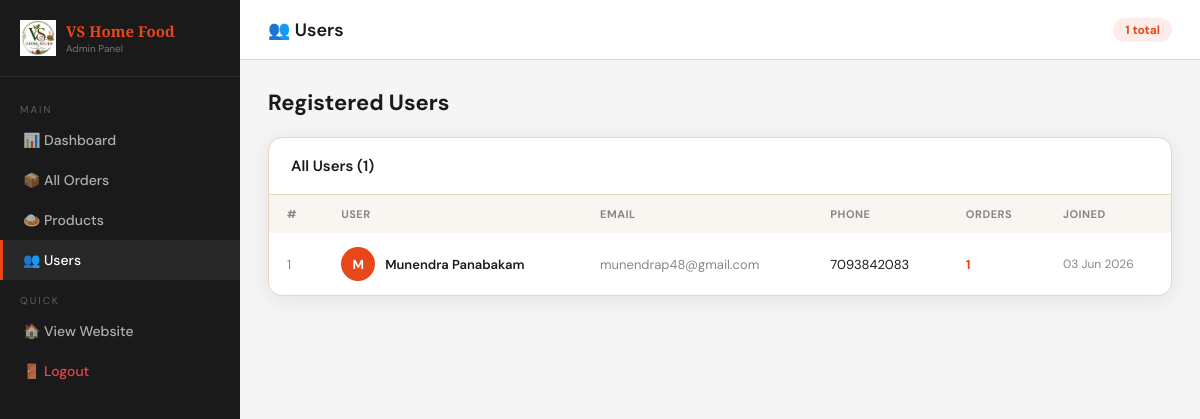
/admin/users (signed in), run on the app's committed database.
### models/user_model.py (models this page shows, shortened)
class User(db.Model):
    __tablename__ = 'users'
    id         = db.Column(db.Integer, primary_key=True)
    first_name = db.Column(db.String(80), nullable=False)
    last_name  = db.Column(db.String(80), nullable=False)
    email      = db.Column(db.String(120), unique=True, nullable=False)
    phone      = db.Column(db.String(20), nullable=False)
    password   = db.Column(db.String(256), nullable=False)
    is_admin   = db.Column(db.Boolean, default=False)
    created_at = db.Column(db.DateTime, default=datetime.utcnow)
    orders     = db.relationship('Order', backref='user', lazy=True)

### routes/admin_routes.py (the view)
@admin_bp.route('/users')
@admin_required
def users():
    all_users = User.query.order_by(User.created_at.desc()).all()
    return render_template('admin/users.html', users=all_users)

### app.py (called while the page is built)
@app.context_processor
def inject_user():
    user_id   = session.get('user_id')
    user_name = session.get('user_name', '')
    user_email= session.get('user_email', '')
    return dict(
        session_user_id   = user_id,
        session_user_name = user_name,
        session_user_email= user_email,
        logged_in         = bool(user_id)
    )

### routes/admin_routes.py (called while the page is built)
def admin_required(f):
    @wraps(f)
    def decorated(*args, **kwargs):
        if not session.get('is_admin'):
            return redirect(url_for('admin_bp.admin_login'))
        return f(*args, **kwargs)
    return decorated

### templates/admin/users.html (shortened to what this page needs)
<!DOCTYPE html>
<html lang="en">
<head>
</head>
<body>
<aside class="sidebar">
    <div class="sidebar-logo">
         <img src="{{ url_for('static', filename='images/logo.png') }}"
             width="36" height="36"
             class="sidebar-logo-img">
        <div class="sidebar-logo-text">
            <span class="logo-name">VS Home Food</span>
            <span class="logo-sub">Admin Panel</span>
        </div>
    </div>
    <nav class="sidebar-nav">
        <div class="nav-label">Main</div>
        <a href="/admin/dashboard" class="sidebar-link">📊 Dashboard</a>
        <a href="/admin/orders"    class="sidebar-link">📦 All Orders</a>
        <a href="/admin/products"  class="sidebar-link">🍛 Products</a>
        <a href="/admin/users"     class="sidebar-link active">👥 Users</a>
        <div class="nav-label">Quick</div>
        <a href="/"            class="sidebar-link">🏠 View Website</a>
        <a href="/admin/logout" class="sidebar-link danger">🚪 Logout</a>
    </nav>
</aside>
<div class="main">
    <div class="topbar">
    <span class="topbar-title">👥 Users</span>
        <div class="topbar-right">
            <span class="topbar-badge">{{ users|length }} total</span>
        </div>
    </div>
    <div class="content">
        <h1 class="page-heading">Registered Users</h1>
        <div class="table-card">
            <div class="table-card-header">
                <h3>All Users ({{ users|length }})</h3>
            </div>
            <div class="table-scroll">
                <table>
                    <thead>
                        <tr>
                            <th>#</th>
                            <th>User</th>
                            <th>Email</th>
                            <th>Phone</th>
                            <th>Orders</th>
                            <th>Joined</th>
                        </tr>
                    </thead>
                    <tbody>
                    {% for u in users %}
                        <tr>
                            <td style="color:var(--text-light);">{{ loop.index }}</td>
                            <td>
                                <div class="user-info">
                                    <div class="user-avatar">{{ u.first_name[0]|upper }}</div>
                                    <span class="user-name">{{ u.first_name }} {{ u.last_name }}</span>
                                </div>
                            </td>
                            <td class="email-cell">{{ u.email }}</td>
                            <td>{{ u.phone }}</td>
                            <td class="order-count">{{ u.orders|length }}</td>
                            <td class="date-cell">{{ u.created_at.strftime('%d %b %Y') }}</td>
                        </tr>
                    {% endfor %}
                    </tbody>
                </table>
            </div>
        </div>
    </div>
</div>
</body>
</html>

### templates/admin/users.html (style rules this page uses)
*, *::before, *::after { box-sizing: border-box; margin: 0; padding: 0; }
:root { --orange: #E8471A; --orange-dark: #C93A12; --cream: #FDF6EE; --text-dark: #1A1A1A; --text-light: #888; --border: #E8D5C0; --sidebar-bg: #1A1A1A; --shadow: 0 4px 24px rgba(0,0,0,0.08); --radius: 14px; }
html, body { font-family: 'DM Sans', sans-serif; background: #F5F5F5; color: var(--text-dark); min-height: 100vh; }
img { max-width: 100%; height: auto; }
body { display: flex; }
.sidebar { width: 240px; background: var(--sidebar-bg); color: white; flex-shrink: 0; position: fixed; height: 100vh; top: 0; left: 0; z-index: 100; display: flex; flex-direction: column; overflow-y: auto; }
.sidebar-logo { padding: 20px; border-bottom: 1px solid rgba(255,255,255,0.08); display: flex; align-items: center; gap: 10px; flex-shrink: 0; }
.sidebar-logo-img { width: 36px; height: 36px; object-fit: contain; flex-shrink: 0; display: block; }
.sidebar-logo-text { display: flex; flex-direction: column; }
.sidebar-logo-text .logo-name { font-size: 15px; font-weight: 700; color: var(--orange); font-family: 'Playfair Display', serif; white-space: nowrap; }
.sidebar-logo-text .logo-sub { font-size: 10px; color: rgba(255,255,255,0.4); margin-top: 1px; }
.sidebar-nav { padding: 12px 0; flex: 1; }
.nav-label { font-size: 10px; text-transform: uppercase; letter-spacing: 2px; color: rgba(255,255,255,0.3); padding: 0 20px; margin: 14px 0 4px; }
.sidebar-link { display: flex; align-items: center; gap: 10px; padding: 11px 20px; color: rgba(255,255,255,0.65); font-size: 14px; font-weight: 500; text-decoration: none; border-left: 3px solid transparent; transition: all 0.2s; white-space: nowrap; }
.sidebar-link:hover, .sidebar-link.active { color: white; background: rgba(255,255,255,0.06); border-left-color: var(--orange); }
.sidebar-link.danger { color: #EF4444; }
.main { margin-left: 240px; flex: 1; display: flex; flex-direction: column; min-height: 100vh; min-width: 0; }
.topbar { background: white; padding: 0 28px; height: 60px; display: flex; align-items: center; justify-content: space-between; border-bottom: 1px solid var(--border); position: sticky; top: 0; z-index: 50; }
.topbar-title { font-size: 18px; font-weight: 600; }
.topbar-right { display: flex; align-items: center; gap: 12px; }
.topbar-badge { background: rgba(232,71,26,0.1); color: var(--orange); font-size: 12px; font-weight: 700; padding: 4px 12px; border-radius: 50px; }
.content { padding: 28px; }
.page-heading { font-size: 22px; font-weight: 700; margin-bottom: 20px; font-family: 'DM Sans', sans-serif; }
.table-card { background: white; border-radius: var(--radius); box-shadow: var(--shadow); border: 1px solid var(--border); overflow: hidden; }
.table-card-header { padding: 18px 22px; border-bottom: 1px solid var(--border); display: flex; justify-content: space-between; align-items: center; }
.table-card-header h3 { font-size: 15px; font-weight: 600; }
.table-scroll { overflow-x: auto; }
table { width: 100%; border-collapse: collapse; }
thead th { background: #F9F5F0; padding: 12px 18px; text-align: left; font-size: 11px; font-weight: 700; text-transform: uppercase; letter-spacing: 0.5px; color: var(--text-light); white-space: nowrap; }
tbody td { padding: 14px 18px; border-bottom: 1px solid #F5F0EB; font-size: 13px; vertical-align: middle; }
tbody tr:last-child td { border: none; }
.user-avatar { width: 34px; height: 34px; background: var(--orange); color: white; border-radius: 50%; display: flex; align-items: center; justify-content: center; font-weight: 700; font-size: 13px; flex-shrink: 0; }
.user-info { display: flex; align-items: center; gap: 10px; }
.user-name { font-weight: 600; font-size: 13px; }
.order-count { font-weight: 700; color: var(--orange); font-size: 13px; }
.date-cell { color: var(--text-light); font-size: 12px; }
.email-cell { color: var(--text-light); }

### data on the page
User: first_name "M", first_name "Munendra", last_name "Panabakam", email "munendrap48@gmail.com", phone "7093842083", orders|length "1", created_at "03 Jun 2026"

### other printed values
{{ users|length }} "1"
